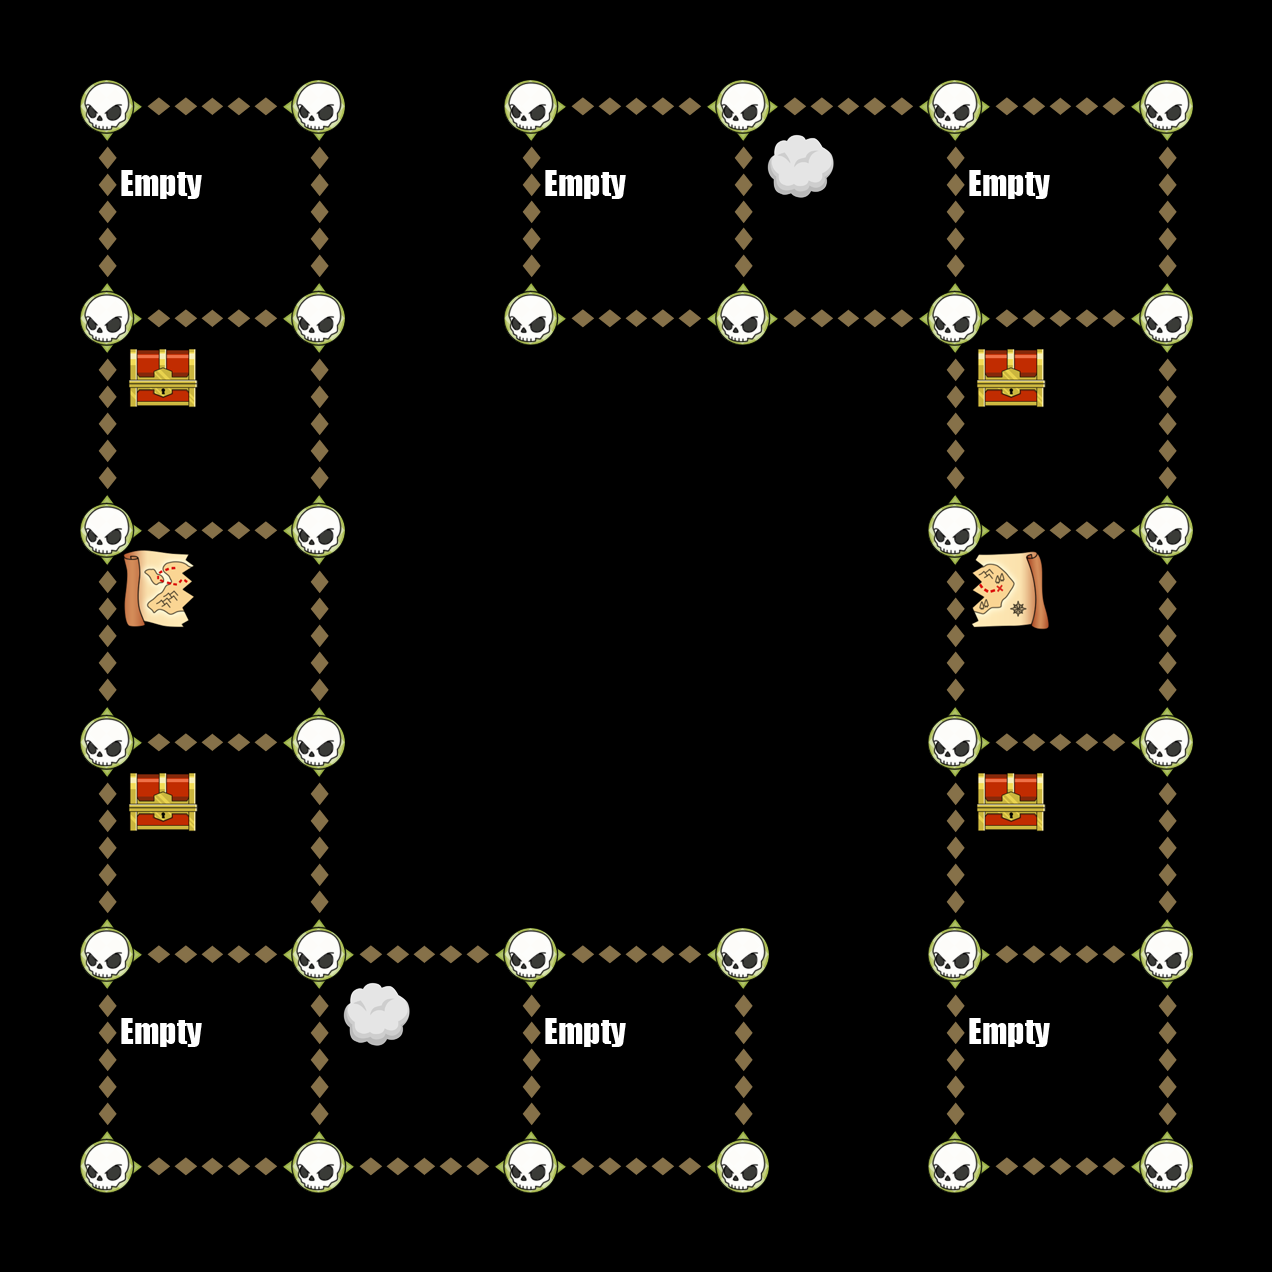

The image is a tile-based game level rendered from a .tmx file. Its description and source (layers, tilesets, objects; grid data summarised) follow:
An orthogonal 6x6 tile map with 212x212 px tiles, 6 tile layers (Down, Up, Left, Right, ...).

<map version="1.0" orientation="orthogonal" width="6" height="6" tilewidth="212" tileheight="212">
 <tileset firstgid="1" name="TileGraphic_Final-ipadhd" tilewidth="212" tileheight="212">
  <image source="TileGraphic_Final-ipadhd.png" width="636" height="1060" />
  <tile id="0">
   <properties>
    <property name="LineFilled" value="True" />
   </properties>
  </tile>
  <tile id="2">
   <properties>
    <property name="Item" value="TreasureBox" />
   </properties>
  </tile>
  <tile id="4">
   <properties>
    <property name="RowFilled" value="True" />
   </properties>
  </tile>
  <tile id="6">
   <properties>
    <property name="Item" value="CannonLeft" />
   </properties>
  </tile>
  <tile id="7">
   <properties>
    <property name="Item" value="ShipRight" />
   </properties>
  </tile>
  <tile id="8">
   <properties>
    <property name="Item" value="MapOne" />
   </properties>
  </tile>
  <tile id="9">
   <properties>
    <property name="Item" value="CannonRight" />
   </properties>
  </tile>
  <tile id="10">
   <properties>
    <property name="Item" value="ShipLeft" />
   </properties>
  </tile>
  <tile id="11">
   <properties>
    <property name="Item" value="MapTwo" />
   </properties>
  </tile>
  <tile id="12">
   <properties>
    <property name="Item" value="Empty" />
   </properties>
  </tile>
  <tile id="13">
   <properties>
    <property name="Item" value="Skull" />
   </properties>
  </tile>
  <tile id="14">
   <properties>
    <property name="Item" value="Fog" />
   </properties>
  </tile>
 </tileset>
 <layer name="Down" width="6" height="6">
  <data>[36 cells, 24 non-empty, 1 distinct tile ids]</data>
 </layer>
 <layer name="Up" width="6" height="6">
  <data>[36 cells, 24 non-empty, 1 distinct tile ids]</data>
 </layer>
 <layer name="Left" width="6" height="6">
  <data>[36 cells, 20 non-empty, 1 distinct tile ids]</data>
 </layer>
 <layer name="Right" width="6" height="6">
  <data>[36 cells, 20 non-empty, 1 distinct tile ids]</data>
 </layer>
 <layer name="Dots" width="6" height="6">
  <data>[36 cells, 32 non-empty, 1 distinct tile ids]</data>
 </layer>
 <layer name="Items" width="6" height="6">
  <data>[36 cells, 14 non-empty, 5 distinct tile ids]</data>
 </layer>
</map>
